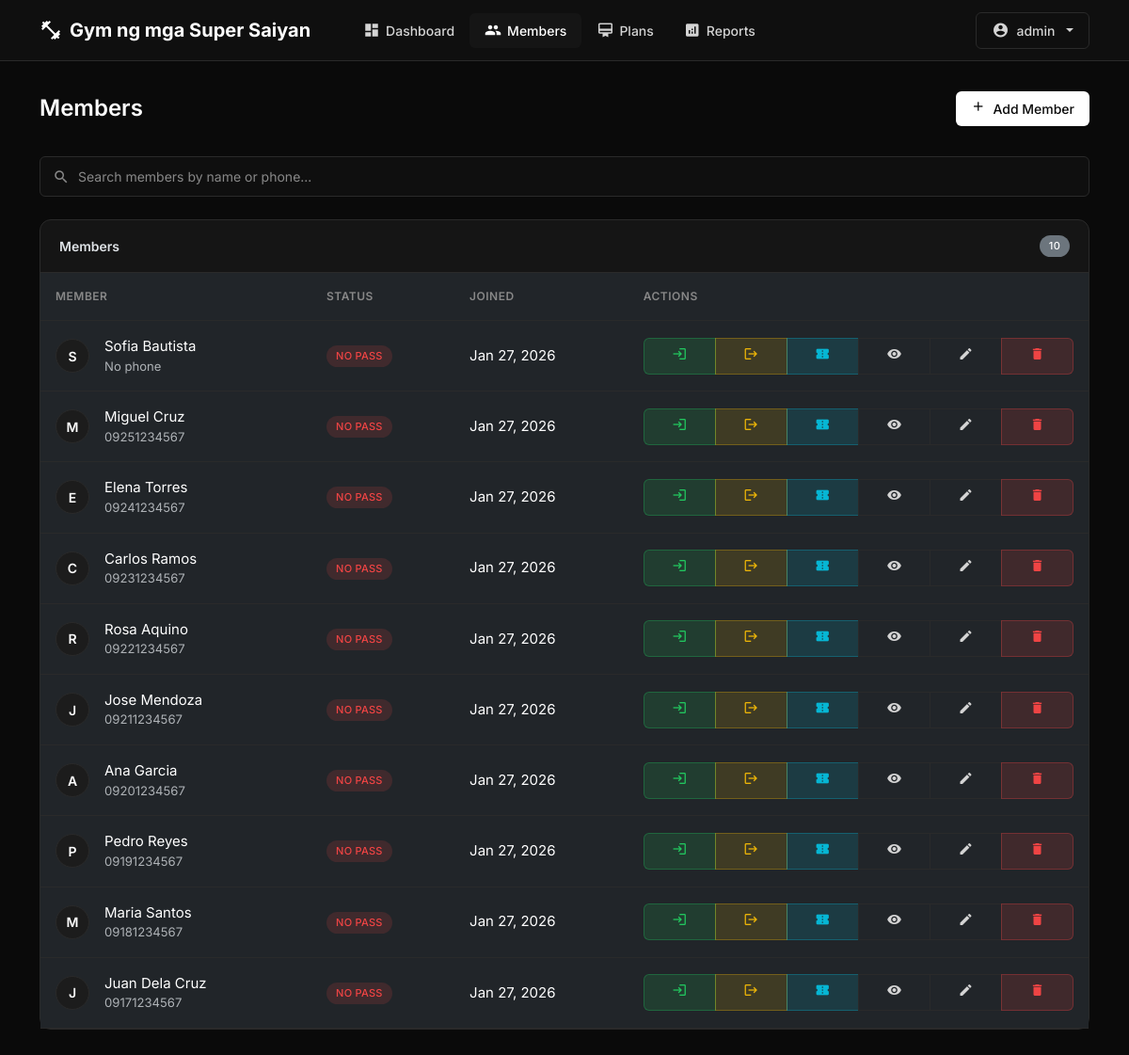
/members/ (signed in), run on an earlier commit of the app's database.
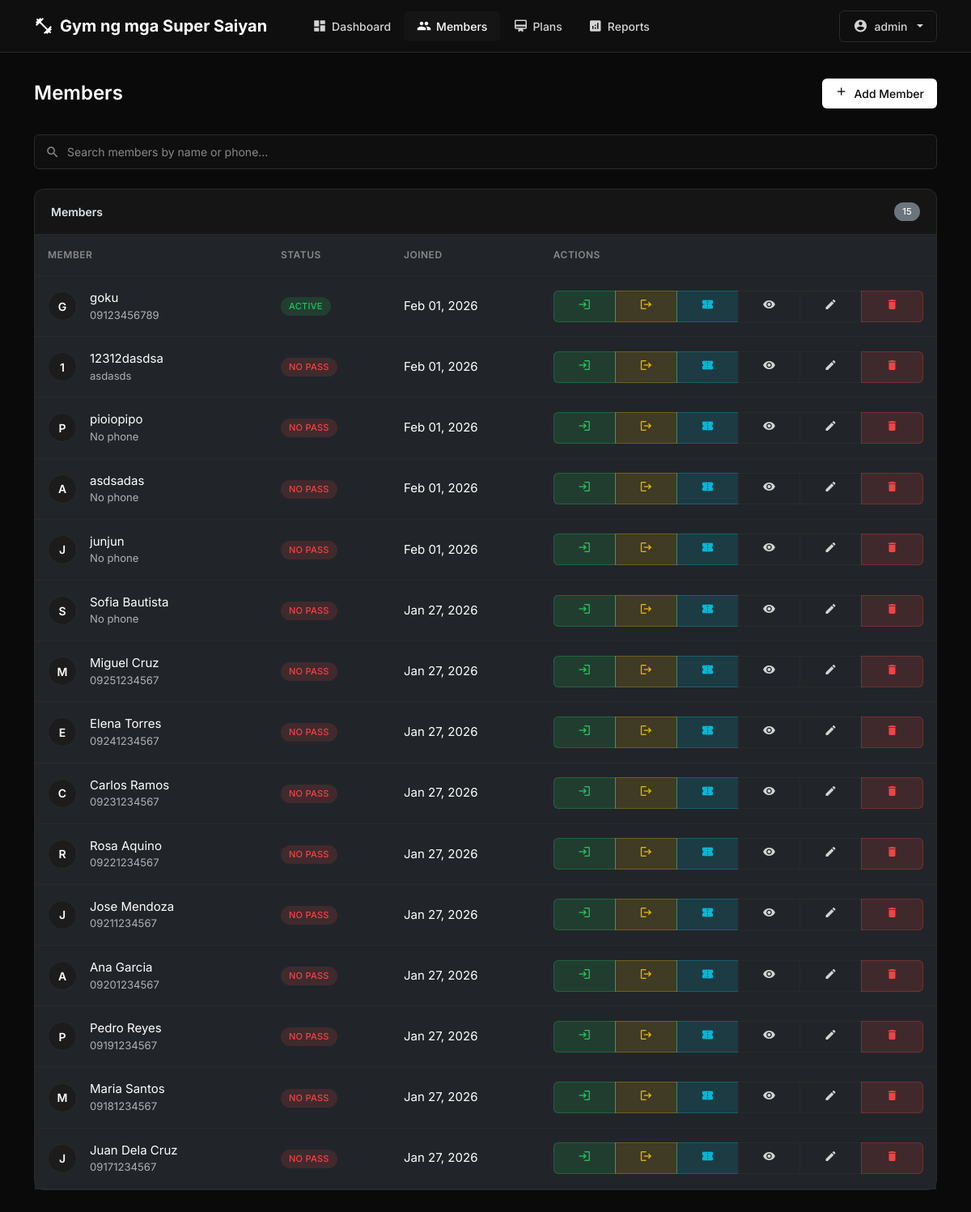
And on a later commit of the database.
### core/models.py (models this page shows, shortened)
class Member(models.Model):
    name = models.CharField(max_length=200)
    phone = models.CharField(max_length=20, blank=True, null=True)
    user = models.OneToOneField(User, on_delete=models.CASCADE, null=True, blank=True)
    created_at = models.DateTimeField(auto_now_add=True)
    class Meta:
        ordering = ['-created_at']
    def get_active_pass(self):
        today = timezone.now().date()
        return self.passes.filter(
            start_date__lte=today,
            end_date__gte=today,
            status='active'
        ).first()
    def has_active_pass(self):
        return self.get_active_pass() is not None

### core/views.py (the view, shortened to what this page needs)
# urls.py: path('members/', views.members_list, name='members_list'),
@login_required
def members_list(request):
    query = request.GET.get('q', '')
    members = Member.objects.all()
    if query:
        members = members.filter(
            Q(name__icontains=query) | Q(phone__icontains=query)
        )
    form = MemberForm()
    context = {
        'members': members,
        'plans': MembershipPlan.objects.filter(is_active=True),  # Pass active plans
        'form': form,
        'query': query,
        'page_title': 'Members',
    }
    return render(request, 'pages/members.html', context)

### core/forms.py
class MemberForm(forms.ModelForm):
    class Meta:
        model = Member
        fields = ['name', 'phone']
        widgets = {
            'name': forms.TextInput(attrs={
                'class': 'form-control',
                'placeholder': 'Enter member name'
            }),
            'phone': forms.TextInput(attrs={
                'class': 'form-control',
                'placeholder': 'Phone number (optional)'
            }),
        }

### templates/pages/members.html (shortened to what this page needs)
{% extends 'base.html' %}
{% block page_actions %}
<button class="btn btn-primary" data-bs-toggle="modal" data-bs-target="#createMemberModal">
    <span class="material-icons me-1" style="font-size: 1rem;">add</span>
    Add Member
</button>
{% endblock %}
{% block content %}
<div class="mb-4">
    <div class="search-bar">
        <span class="material-icons">search</span>
        <input type="text"
               id="memberSearchInput"
               class="form-control"
               placeholder="Search members by name or phone..."
               aria-label="Search members"
               value="{{ query|default:'' }}">
    </div>
</div>
<div class="card animate-in">
    <div class="card-header d-flex justify-content-between align-items-center">
        <span>Members{% if query %} <span class="text-muted">(filtered)</span>{% endif %}</span>
        <span class="badge bg-secondary">{{ members.count }}</span>
    </div>
    <div class="card-body p-0">
        <div class="table-responsive">
            <table class="table table-hover mb-0">
                <thead>
                    <tr>
                        <th>Member</th>
                        <th>Status</th>
                        <th>Joined</th>
                        <th>Actions</th>
                    </tr>
                </thead>
                <tbody>
                    {% for member in members %}
                    <tr>
                        <td>
                            <div class="d-flex align-items-center">
                                <div class="avatar me-3">{{ member.name|slice:":1"|upper }}</div>
                                <div>
                                    <a href="{% url 'member_detail' member.pk %}">{{ member.name }}</a>
                                    <div class="small text-muted">{{ member.phone|default:"No phone" }}</div>
                                </div>
                            </div>
                        </td>
                        <td>
                            {% if member.has_active_pass %}
                                {% include 'atoms/badge.html' with type="active" text="Active" %}
                            {% else %}
                                {% include 'atoms/badge.html' with type="expired" text="No Pass" %}
                            {% endif %}
                        </td>
                        <td>{{ member.created_at|date:"M d, Y" }}</td>
                        <td>
                            <div class="d-none d-xl-flex btn-group btn-group-sm">
                                <a href="{% url 'check_in_member' member.pk %}" class="btn btn-success" title="Time In" aria-label="Time In">
                                    <span class="material-icons" style="font-size: 1rem;">login</span>
                                </a>
                                <a href="{% url 'check_out_member' member.pk %}" class="btn btn-warning" title="Time Out" aria-label="Time Out">
                                    <span class="material-icons" style="font-size: 1rem;">logout</span>
                                </a>
                                <button type="button" class="btn btn-info" onclick="openSellPassModal({{ member.pk }}, '{{ member.name|escapejs }}')" title="Give Pass" aria-label="Give Pass">
                                    <span class="material-icons" style="font-size: 1rem;">confirmation_number</span>
                                </button>
                                <a href="{% url 'member_detail' member.pk %}" class="btn btn-outline-light" title="View" aria-label="View Member">
                                    <span class="material-icons" style="font-size: 1rem;">visibility</span>
                                </a>
                                <a href="{% url 'member_edit' member.pk %}" class="btn btn-outline-light" title="Edit" aria-label="Edit Member">
                                    <span class="material-icons" style="font-size: 1rem;">edit</span>
                                </a>
                                <button type="button" class="btn btn-danger" onclick="confirmDelete('{{ member.name|escapejs }}', '{% url 'member_delete' member.pk %}')" title="Delete" aria-label="Delete Member">
                                    <span class="material-icons" style="font-size: 1rem;">delete</span>
                                </button>
                            </div>
                        </td>
                    </tr>
                    {% endfor %}
                </tbody>
            </table>
        </div>
    </div>
</div>
{% endblock %}

### templates/base.html (shortened to what this page needs)
<!DOCTYPE html>
<html lang="en" data-bs-theme="{% if user.settings %}{{ user.settings.theme }}{% elif user.member and user.member.profile %}{{ user.member.profile.theme }}{% else %}dark{% endif %}" class="{% if user.settings %}font-{{ user.settings.font_size }}{% elif user.member and user.member.profile %}font-{{ user.member.profile.font_size }}{% else %}font-medium{% endif %}">
<head>
    <link href="https://cdn.jsdelivr.net/npm/bootstrap@5.3.2/dist/css/bootstrap.min.css" rel="stylesheet">
</head>
<body>
    <nav class="navbar navbar-expand-lg sticky-top">
        <div class="container">
            <a class="navbar-brand" href="{% url 'dashboard' %}">
                <span class="material-icons">fitness_center</span>
                Gym ng mga Super Saiyan
            </a>
            <div class="collapse navbar-collapse" id="navbarNav">
                <ul class="navbar-nav me-auto ms-4">
                    {% if user.member %}
                    <li class="nav-item">
                        <a class="nav-link {% if request.resolver_match.url_name == 'customer_dashboard' %}active{% endif %}" href="{% url 'customer_dashboard' %}">
                            <span class="material-icons">dashboard</span>
                            My Dashboard
                        </a>
                    </li>
                    <li class="nav-item">
                        <a class="nav-link {% if request.resolver_match.url_name == 'customer_transactions' %}active{% endif %}" href="{% url 'customer_transactions' %}">
                            <span class="material-icons">receipt_long</span>
                            My Transactions
                        </a>
                    </li>
                    <li class="nav-item">
                        <a class="nav-link {% if request.resolver_match.url_name == 'customer_reports' %}active{% endif %}" href="{% url 'customer_reports' %}">
                            <span class="material-icons">summarize</span>
                            My Reports
                        </a>
                    </li>
                    <li class="nav-item">
                        <a class="nav-link {% if 'my-workouts' in request.path %}active{% endif %}" href="{% url 'workout_library' %}">
                            <span class="material-icons">fitness_center</span>
                            Workouts
                        </a>
                    </li>
                    {% else %}
                    <li class="nav-item">
                        <a class="nav-link {% if request.resolver_match.url_name == 'dashboard' %}active{% endif %}" href="{% url 'dashboard' %}">
                            <span class="material-icons">dashboard</span>
                            Dashboard
                        </a>
                    </li>
                    <li class="nav-item">
                        <a class="nav-link {% if 'members' in request.path %}active{% endif %}" href="{% url 'members_list' %}">
                            <span class="material-icons">people</span>
                            Members
                        </a>
                    </li>
                    <li class="nav-item">
                        <a class="nav-link {% if 'plans' in request.path %}active{% endif %}" href="{% url 'plans_list' %}">
                            <span class="material-icons">card_membership</span>
                            Plans
                        </a>
                    </li>
                    <li class="nav-item">
                        <a class="nav-link {% if 'reports' in request.path %}active{% endif %}" href="{% url 'reports' %}">
                            <span class="material-icons">analytics</span>
                            Reports
                        </a>
                    </li>
                    {% endif %}
                </ul>
                <div class="dropdown">
                    <button class="btn btn-outline-light dropdown-toggle d-flex align-items-center gap-2" type="button" data-bs-toggle="dropdown">
                        <span class="material-icons" style="font-size: 1.125rem;">account_circle</span>
                        {{ user.username|default:"Admin" }}
                    </button>
                </div>
            </div>
        </div>
    </nav>
    <main class="main-content" id="main-content">
        <div class="container">
            <div class="page-header d-flex justify-content-between align-items-center">
                <h1>{{ page_title|default:"Dashboard" }}</h1>
                <div>{% block page_actions %}{% endblock %}</div>
            </div>
            {% block content %}{% endblock %}
        </div>
    </main>
    <link href="https://cdn.jsdelivr.net/npm/tom-select@2.3.1/dist/css/tom-select.bootstrap5.min.css" rel="stylesheet">
    <div class="toast-container position-fixed bottom-0 end-0 p-3">
    </div>
</body>
</html>

### templates/atoms/badge.html
<span class="badge badge-{{ type }}">{{ text }}</span>

### templates/base.html (style rules this page uses)
:root { --bg-primary: #0a0a0a; --bg-secondary: #0f0f0f; --bg-card: #151515; --bg-hover: #1c1c1c; --border-color: #2a2a2a; --text-primary: #ffffff; --text-secondary: #d4d4d4; --text-muted: #888888; --accent: #ffffff; }
html.font-medium { font-size: 16px; }
* { font-family: 'Inter', -apple-system, BlinkMacSystemFont, sans-serif; }
body { background: var(--bg-primary); color: var(--text-primary); min-height: 100vh; }
.navbar { background: var(--bg-secondary); border-bottom: 1px solid var(--border-color); padding: 0.75rem 0; }
.navbar-brand { font-weight: 700; font-size: 1.25rem; color: var(--text-primary) !important; display: flex; align-items: center; gap: 0.5rem; }
.navbar-brand .material-icons { font-size: 1.5rem; }
.nav-link { color: var(--text-secondary) !important; font-weight: 500; font-size: 0.875rem; padding: 0.5rem 1rem !important; border-radius: 0.375rem; transition: all 0.2s ease; display: flex; align-items: center; gap: 0.375rem; }
.nav-link.active { color: var(--text-primary) !important; background: var(--bg-card); }
.nav-link .material-icons { font-size: 1.125rem; }
.main-content { padding: 2rem 0; min-height: calc(100vh - 60px); }
.page-header { margin-bottom: 2rem; }
.page-header h1 { font-weight: 600; font-size: 1.5rem; margin: 0; }
.card { background: var(--bg-card); border: 1px solid var(--border-color); border-radius: 0.75rem; transition: all 0.2s ease; }
.card-header { background: transparent; border-bottom: 1px solid var(--border-color); padding: 1rem 1.25rem; font-weight: 600; font-size: 0.875rem; }
.card-body { padding: 1.25rem; }
.table { color: var(--text-primary); margin: 0; }
.table thead th { border-bottom: 1px solid var(--border-color); font-weight: 600; text-transform: uppercase; font-size: 0.75rem; letter-spacing: 0.5px; color: var(--text-muted); padding: 1rem; }
.table tbody td { border-bottom: 1px solid var(--border-color); padding: 1rem; vertical-align: middle; font-size: 0.9375rem; }
.table tbody tr { transition: background 0.15s ease; }
.badge { font-weight: 500; font-size: 0.6875rem; padding: 0.375rem 0.625rem; border-radius: 1rem; text-transform: uppercase; letter-spacing: 0.25px; }
.badge-active { background: rgba(34, 197, 94, 0.15); color: #22c55e; }
.badge-expired { background: rgba(239, 68, 68, 0.15); color: #ef4444; }
.btn { font-size: 0.875rem; font-weight: 500; padding: 0.5rem 1rem; border-radius: 0.375rem; transition: all 0.15s ease; }
.btn-primary { background: var(--text-primary); border: none; color: var(--bg-primary); }
.btn-outline-light { border-color: var(--border-color); color: var(--text-secondary); }
.btn-danger { background: rgba(239, 68, 68, 0.15); border: 1px solid rgba(239, 68, 68, 0.3); color: #ef4444; }
.btn-success { background: rgba(34, 197, 94, 0.15); border: 1px solid rgba(34, 197, 94, 0.3); color: #22c55e; }
.btn-warning { background: rgba(234, 179, 8, 0.15); border: 1px solid rgba(234, 179, 8, 0.3); color: #eab308; }
.btn-info { background: rgba(6, 182, 212, 0.15); border: 1px solid rgba(6, 182, 212, 0.3); color: #06b6d4; }
.form-control, .form-select { background: var(--bg-secondary); border: 1px solid var(--border-color); color: var(--text-primary); border-radius: 0.375rem; padding: 0.625rem 0.875rem; font-size: 0.875rem; transition: all 0.15s ease; }
.form-control::placeholder { color: var(--text-muted); }
.search-bar { position: relative; }
.search-bar .material-icons { position: absolute; left: 0.875rem; top: 50%; transform: translateY(-50%); color: var(--text-muted); font-size: 1.125rem; }
.search-bar input { padding-left: 2.5rem; }
.animate-in { animation: fadeIn 0.3s ease forwards; }
.avatar { width: 36px; height: 36px; border-radius: 50%; background: var(--bg-hover); border: 1px solid var(--border-color); display: flex; align-items: center; justify-content: center; font-weight: 600; font-size: 0.875rem; }
a { color: var(--text-primary); text-decoration: none; transition: color 0.15s ease; }
.page-header h1 { font-size: clamp(1.25rem, 4vw, 1.5rem); }
.table-responsive { -webkit-overflow-scrolling: touch; }

What changed in the data, as far as the page shows it:
added Member: name "G", name "goku", phone "09123456789", text "ACTIVE", created_at "Feb 01, 2026"
added Member: name "1", name "12312dasdsa", phone "asdasds", text "NO PASS", created_at "Feb 01, 2026"
added Member: name "P", name "pioiopipo", phone "No phone", text "NO PASS", created_at "Feb 01, 2026"
added Member: name "A", name "asdsadas", phone "No phone", text "NO PASS", created_at "Feb 01, 2026"
added Member: name "J", name "junjun", phone "No phone", text "NO PASS", created_at "Feb 01, 2026"
Also different on the page:
{{ members.count }}: "10" → "15"
